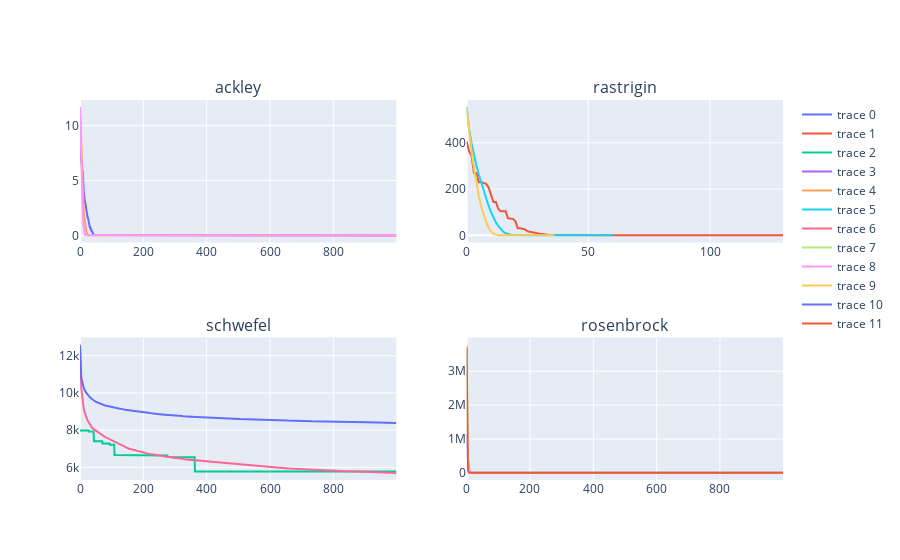

Source (notebook cell):
### Code cell
fig.add_trace(go.Scatter(y=[x['fitness_medio'] for x in ga_dict[FUNCTIONS[0]].geracoes]),row=1,col=1)
fig.add_trace(go.Scatter(y=[x['fitness_medio'] for x in ga_dict[FUNCTIONS[1]].geracoes]),row=1,col=2)
fig.add_trace(go.Scatter(y=[x['fitness_medio'] for x in ga_dict[FUNCTIONS[2]].geracoes]),row=2,col=1)
fig.add_trace(go.Scatter(y=[x['fitness_medio'] for x in ga_dict[FUNCTIONS[3]].geracoes]),row=2,col=2)

### Figure 1 — Plotly figure (JSON) as saved in the notebook; plotly's stock layout.template omitted (floating-point values rounded to 4 significant figures; data arrays with more than 128 entries replaced by an {"elided": "..."} marker saying what was removed)
{"data": [{"type": "scatter", "xaxis": "x", "y": {"elided": "1000 float values"}, "yaxis": "y"}, {"type": "scatter", "xaxis": "x2", "y": {"elided": "131 float values"}, "yaxis": "y2"}, {"type": "scatter", "xaxis": "x3", "y": {"elided": "1000 float values"}, "yaxis": "y3"}, {"type": "scatter", "xaxis": "x4", "y": {"elided": "1000 float values"}, "yaxis": "y4"}, {"type": "scatter", "xaxis": "x", "y": {"elided": "1000 float values"}, "yaxis": "y"}, {"type": "scatter", "xaxis": "x2", "y": [554.4, 461.7, 399.2, 346.1, 301.9, 263.1, 228.0, 192.2, 157.5, 128.2, 101.1, 77.19, 56.96, 40.44, 26.96, 16.37, 8.959, 5.172, 2.922, 1.49, 0.6865, 0.3318, 0.175, 0.08885, 0.04335, 0.02227, 0.01032, 0.004316, 0.002052, 0.0008826, 0.0004091, 0.0002229, 0.0001197, 6.4e-05, 3.263e-05, 1.739e-05, 8.291e-06, 3.875e-06, 2.03e-06, 1.073e-06, 5.227e-07, 2.467e-07, 1.258e-07, 6.317e-08, 3.07e-08, 1.511e-08, 6.759e-09, 2.75e-09, 1.193e-09, 4.97e-10, 1.841e-10, 8.531e-11, 4.421e-11, 2.393e-11, 1.311e-11, 6.767e-12, 3.222e-12, 1.621e-12, 8.706e-13, 4.403e-13, 2.199e-13], "yaxis": "y2"}, {"type": "scatter", "xaxis": "x3", "y": {"elided": "1000 float values"}, "yaxis": "y3"}, {"type": "scatter", "xaxis": "x4", "y": {"elided": "1000 float values"}, "yaxis": "y4"}, {"type": "scatter", "xaxis": "x", "y": {"elided": "1000 float values"}, "yaxis": "y"}, {"type": "scatter", "xaxis": "x2", "y": [554.2, 444.9, 364.0, 291.1, 228.1, 169.6, 122.5, 87.26, 58.41, 34.0, 16.83, 6.636, 2.322, 0.7921, 0.2687, 0.09893, 0.03397, 0.01271, 0.004719, 0.001574, 0.0005133, 0.0001611, 4.602e-05, 1.361e-05, 4.458e-06, 1.161e-06, 2.793e-07, 6.185e-08, 2.028e-08, 6.699e-09, 2.143e-09, 6.74e-10, 2.178e-10, 6.615e-11, 1.864e-11, 4.571e-12, 1.23e-12], "yaxis": "y2"}, {"type": "scatter", "xaxis": "x3", "y": {"elided": "1000 float values"}, "yaxis": "y3"}, {"type": "scatter", "xaxis": "x4", "y": {"elided": "1000 float values"}, "yaxis": "y4"}], "layout": {"annotations": [{"font": {"size": 16}, "showarrow": false, "text": "ackley", "x": 0.225, "xanchor": "center", "xref": "paper", "y": 1, "yanchor": "bottom", "yref": "paper"}, {"font": {"size": 16}, "showarrow": false, "text": "rastrigin", "x": 0.775, "xanchor": "center", "xref": "paper", "y": 1, "yanchor": "bottom", "yref": "paper"}, {"font": {"size": 16}, "showarrow": false, "text": "schwefel", "x": 0.225, "xanchor": "center", "xref": "paper", "y": 0.375, "yanchor": "bottom", "yref": "paper"}, {"font": {"size": 16}, "showarrow": false, "text": "rosenbrock", "x": 0.775, "xanchor": "center", "xref": "paper", "y": 0.375, "yanchor": "bottom", "yref": "paper"}], "xaxis": {"anchor": "y", "domain": [0, 0.45]}, "xaxis2": {"anchor": "y2", "domain": [0.55, 1]}, "xaxis3": {"anchor": "y3", "domain": [0, 0.45]}, "xaxis4": {"anchor": "y4", "domain": [0.55, 1]}, "yaxis": {"anchor": "x", "domain": [0.625, 1]}, "yaxis2": {"anchor": "x2", "domain": [0.625, 1]}, "yaxis3": {"anchor": "x3", "domain": [0, 0.375]}, "yaxis4": {"anchor": "x4", "domain": [0, 0.375]}}}
